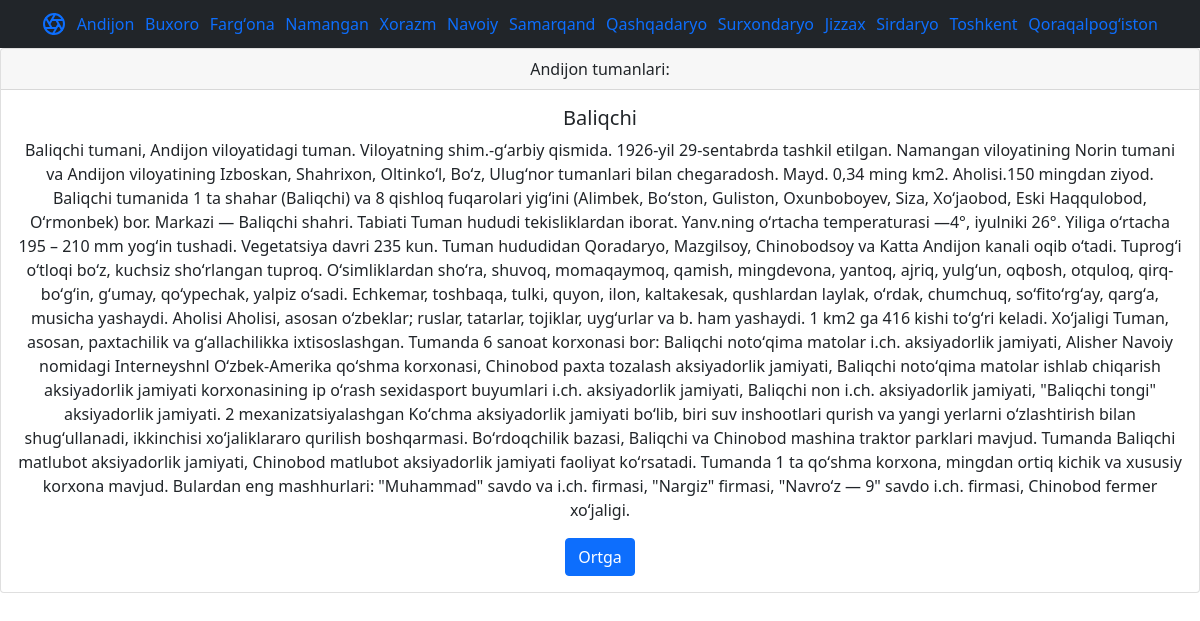
/oqish/4/, run on the app's committed database.
### viloyat/models.py (models this page shows, shortened)
class Viloyat(models.Model):
	name = models.CharField(max_length=355)
	slug = models.SlugField(max_length=355)
	def __str__(self):
		return self.name

class Rayon(models.Model):
	name = models.CharField(max_length=355)
	slug = models.SlugField(max_length=355)
	aholi = models.BigIntegerField(default=0)
	content = models.TextField(blank=True)
	cat = models.ForeignKey(Viloyat,on_delete=models.PROTECT,null=True)

### viloyat/views.py (the view)
# urls.py: path('oqish/<int:pk>/',oqish,name='oqish'),
def oqish(request,pk):
	rayon = Rayon.objects.filter(pk=pk)
	viloyat = Viloyat.objects.all()
	if pk>14:
		pk = 1
	return render(request,'viloyat/oqi.html',{'viloyat':viloyat,'rayon':rayon,'a':pk})

### viloyat/templates/viloyat/oqi.html (shortened to what this page needs)
{% extends 'viloyat/viloyat.html' %}
{% block content %}
{% load static %}
{% for i in rayon %}
<div class="card text-center">
  <div class="card-header">
    {{i.cat}} tumanlari:
  </div>
  <div class="card-body">
    <h5 class="card-title">{{i.name}}</h5>
    <p class="card-text">{{i.content}}</p>
    <a href="{% url 'viloyat' %}" class="btn btn-primary">Ortga</a>
  </div>
</div>
{% endfor %}
{% endblock %}

### viloyat/templates/viloyat/viloyatkorinish.html (shortened to what this page needs)
{% load static %}
<!doctype html>
<html lang="en">
  <head>
    <link href="https://cdn.jsdelivr.net/npm/bootstrap@5.0.2/dist/css/bootstrap.min.css" rel="stylesheet">
  </head>
  <body>
<header class="site-header sticky-top py-1 navbar navbar-dark bg-dark ">
  <nav class="container d-flex flex-column flex-md-row justify-content-between">
    <a class="py-2" href="{% url 'home' %}" aria-label="Product">
    </a>
    {% for i in viloyat %}
    <a style=" text-decoration: none;" class="py-2 d-none d-md-inline-block " href="{% url 'rayon' i.pk %}" name="q">{{i.name}}</a>
    {% endfor %}
  </nav>
</header>
{% block content %}
{% endblock %}
  </body>
</html>

### data on the page
Viloyat: name "Andijon"
Viloyat: name "Buxoro"
Viloyat: name "Fargʻona"
Viloyat: name "Namangan"
Viloyat: name "Xorazm"
Viloyat: name "Navoiy"
Viloyat: name "Samarqand"
Viloyat: name "Qashqadaryo"
Viloyat: name "Surxondaryo"
Viloyat: name "Jizzax"
Viloyat: name "Sirdaryo"
Viloyat: name "Toshkent"
Viloyat: name "Qoraqalpogʻiston"
Rayon: cat "Andijon", name "Baliqchi", content "Baliqchi tumani, Andijon viloyatidagi tuman. Viloyatning shim.-gʻarbiy qismida. 1926-yil 29-sentabrda tashkil etilgan. Namangan viloyatining Norin tumani va Andijon viloyatining Izboskan, Shahrixon, Oltinkoʻl, Boʻz, Ulugʻnor tumanlari bilan chegaradosh. Mayd. 0,34 ming km2. Aholisi.150 mingdan ziyod. Baliqchi tumanida 1 ta shahar (Baliqchi) va 8 qishloq fuqarolari yigʻini (Alimbek, Boʻston, Guliston, Oxunboboyev, Siza, Xoʻjaobod, Eski Haqqulobod, Oʻrmonbek) bor. Markazi — Baliqchi shahri. Tabiati Tuman hududi tekisliklardan iborat. Yanv.ning oʻrtacha temperaturasi —4°, iyulniki 26°. Yiliga oʻrtacha 195 – 210 mm yogʻin tushadi. Vegetatsiya davri 235 kun. Tuman hududidan Qoradaryo, Mazgilsoy,…"
